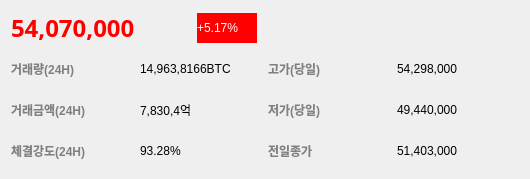
<?xml version="1.0" encoding="UTF-8"?>
<ui version="4.0">
 <class>Form</class>
 <widget class="QWidget" name="Form">
  <property name="geometry">
   <rect>
    <x>0</x>
    <y>0</y>
    <width>530</width>
    <height>179</height>
   </rect>
  </property>
  <property name="windowTitle">
   <string>Form</string>
  </property>
  <layout class="QVBoxLayout" name="verticalLayout">
   <item>
    <layout class="QHBoxLayout" name="horizontalLayout">
     <item>
      <widget class="QLabel" name="label">
       <property name="minimumSize">
        <size>
         <width>180</width>
         <height>0</height>
        </size>
       </property>
       <property name="font">
        <font>
         <family>맑은 고딕</family>
         <pointsize>18</pointsize>
         <weight>75</weight>
         <bold>true</bold>
        </font>
       </property>
       <property name="styleSheet">
        <string notr="true">color:red;</string>
       </property>
       <property name="text">
        <string>54,070,000</string>
       </property>
      </widget>
     </item>
     <item>
      <widget class="QLabel" name="label_2">
       <property name="minimumSize">
        <size>
         <width>60</width>
         <height>30</height>
        </size>
       </property>
       <property name="maximumSize">
        <size>
         <width>60</width>
         <height>30</height>
        </size>
       </property>
       <property name="styleSheet">
        <string notr="true">background-color:red;color:white;</string>
       </property>
       <property name="text">
        <string>+5.17%</string>
       </property>
      </widget>
     </item>
     <item>
      <spacer name="horizontalSpacer">
       <property name="orientation">
        <enum>Qt::Horizontal</enum>
       </property>
       <property name="sizeHint" stdset="0">
        <size>
         <width>40</width>
         <height>20</height>
        </size>
       </property>
      </spacer>
     </item>
    </layout>
   </item>
   <item>
    <layout class="QGridLayout" name="gridLayout">
     <item row="2" column="3">
      <widget class="QLabel" name="label_4">
       <property name="text">
        <string>14,963,8166BTC</string>
       </property>
      </widget>
     </item>
     <item row="2" column="4">
      <widget class="QLabel" name="label_5">
       <property name="font">
        <font>
         <weight>75</weight>
         <bold>true</bold>
        </font>
       </property>
       <property name="styleSheet">
        <string notr="true">color:gray;</string>
       </property>
       <property name="text">
        <string>고가(당일)</string>
       </property>
      </widget>
     </item>
     <item row="2" column="2">
      <widget class="QLabel" name="label_3">
       <property name="font">
        <font>
         <weight>75</weight>
         <bold>true</bold>
        </font>
       </property>
       <property name="styleSheet">
        <string notr="true">color:gray;</string>
       </property>
       <property name="text">
        <string>거래량(24H)</string>
       </property>
      </widget>
     </item>
     <item row="3" column="2">
      <widget class="QLabel" name="label_7">
       <property name="font">
        <font>
         <weight>75</weight>
         <bold>true</bold>
        </font>
       </property>
       <property name="styleSheet">
        <string notr="true">color:gray;</string>
       </property>
       <property name="text">
        <string>거래금액(24H)</string>
       </property>
      </widget>
     </item>
     <item row="2" column="5">
      <widget class="QLabel" name="label_6">
       <property name="text">
        <string>54,298,000</string>
       </property>
      </widget>
     </item>
     <item row="3" column="3">
      <widget class="QLabel" name="label_8">
       <property name="text">
        <string>7,830,4억</string>
       </property>
      </widget>
     </item>
     <item row="3" column="5">
      <widget class="QLabel" name="label_10">
       <property name="text">
        <string>49,440,000</string>
       </property>
      </widget>
     </item>
     <item row="3" column="4">
      <widget class="QLabel" name="label_9">
       <property name="font">
        <font>
         <weight>75</weight>
         <bold>true</bold>
        </font>
       </property>
       <property name="styleSheet">
        <string notr="true">color:gray;</string>
       </property>
       <property name="text">
        <string>저가(당일)</string>
       </property>
      </widget>
     </item>
     <item row="4" column="2">
      <widget class="QLabel" name="label_11">
       <property name="font">
        <font>
         <weight>75</weight>
         <bold>true</bold>
        </font>
       </property>
       <property name="styleSheet">
        <string notr="true">color:gray;</string>
       </property>
       <property name="text">
        <string>체결강도(24H)</string>
       </property>
      </widget>
     </item>
     <item row="4" column="3">
      <widget class="QLabel" name="label_12">
       <property name="text">
        <string>93.28%</string>
       </property>
      </widget>
     </item>
     <item row="4" column="4">
      <widget class="QLabel" name="label_13">
       <property name="font">
        <font>
         <weight>75</weight>
         <bold>true</bold>
        </font>
       </property>
       <property name="styleSheet">
        <string notr="true">color:gray;</string>
       </property>
       <property name="text">
        <string>전일종가</string>
       </property>
      </widget>
     </item>
     <item row="4" column="5">
      <widget class="QLabel" name="label_14">
       <property name="text">
        <string>51,403,000</string>
       </property>
      </widget>
     </item>
    </layout>
   </item>
  </layout>
 </widget>
 <resources/>
 <connections/>
</ui>
